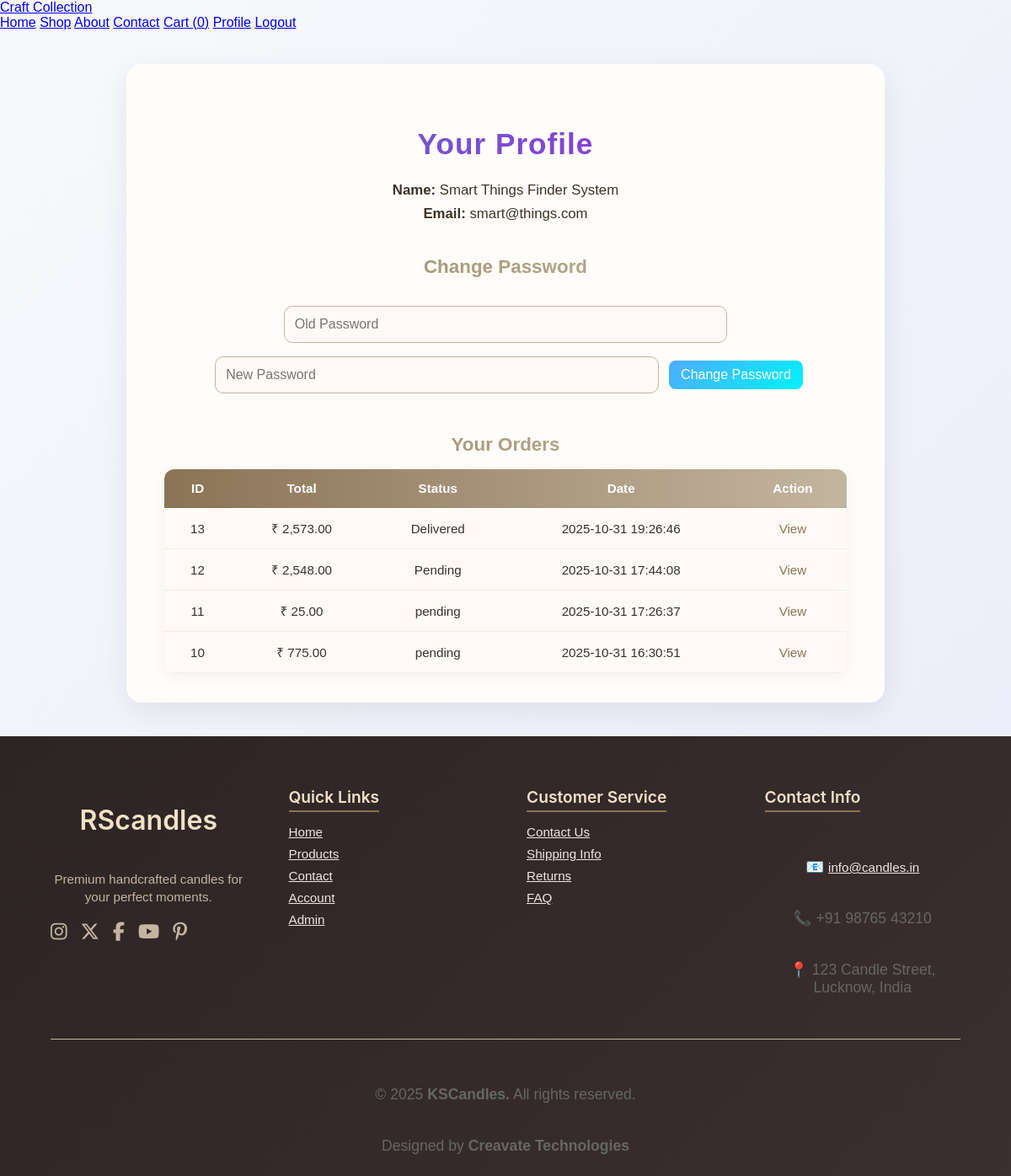
The page /user/profile.php (signed in) on the database its author committed.
### tables this page shows
CREATE TABLE `users` (
  `id` int(11) NOT NULL,
  `name` varchar(100) NOT NULL,
  `email` varchar(100) NOT NULL,
  `password` varchar(255) NOT NULL,
  `address` text DEFAULT NULL,
  `phone` varchar(15) DEFAULT NULL,
  `created_at` timestamp NOT NULL DEFAULT current_timestamp()
);

CREATE TABLE `orders` (
  `id` int(11) NOT NULL,
  `user_id` int(11) DEFAULT NULL,
  `name` varchar(100) DEFAULT NULL,
  `email` varchar(150) DEFAULT NULL,
  `address` text DEFAULT NULL,
  `total` decimal(10,2) DEFAULT NULL,
  `status` varchar(50) DEFAULT 'Pending',
  `payment_status` varchar(50) DEFAULT 'Pending',
  `payment_proof` varchar(255) DEFAULT NULL,
  `utr_number` varchar(50) DEFAULT NULL,
  `payment_method` varchar(50) DEFAULT NULL,
  `created_at` timestamp NOT NULL DEFAULT current_timestamp(),
  `order_date` datetime DEFAULT current_timestamp(),
  `phone` varchar(20) DEFAULT NULL,
  `city` varchar(100) DEFAULT NULL,
  `state` varchar(100) DEFAULT NULL,
  `pincode` varchar(15) DEFAULT NULL,
  `landmark` varchar(255) DEFAULT NULL
);

### user/profile.php (the view, shortened to what this page needs)
<?php
require_once __DIR__ . '/../includes/functions.php';
$uid = $_SESSION['user_id'];
$user = $conn->query("SELECT id,name,email FROM users WHERE id = $uid")->fetch_assoc();
$orders = $conn->prepare("SELECT * FROM orders WHERE user_id = ? ORDER BY order_date DESC");
$orders->bind_param("i", $uid);
$orders->execute();
$ords = $orders->get_result();
?>
<!doctype html>
<html lang="en">
<head>
</head>
<body>
<?php require __DIR__ . '/../includes/header.php'; ?>
<div class="profile-container">
  <h1>Your Profile</h1>
  <div class="user-info">
    <p><strong>Name:</strong> <?= htmlspecialchars($user['name']) ?></p>
    <p><strong>Email:</strong> <?= htmlspecialchars($user['email']) ?></p>
  </div>
  <h2>Change Password</h2>
  <form method="post">
    <input type="password" name="old_password" placeholder="Old Password" required>
    <input type="password" name="new_password" placeholder="New Password" required>
    <button name="change_pass" class="btn">Change Password</button>
  </form>
  <h2>Your Orders</h2>
  <?php if ($ords->num_rows > 0): ?>
  <table>
    <thead>
      <tr><th>ID</th><th>Total</th><th>Status</th><th>Date</th><th>Action</th></tr>
    </thead>
    <tbody>
      <?php while($o = $ords->fetch_assoc()): ?>
      <tr>
        <td data-label="Order ID"><?= $o['id'] ?></td>
        <td data-label="Total">₹ <?= number_format($o['total'],2) ?></td>
        <td data-label="Status"><?= htmlspecialchars($o['status']) ?></td>
        <td data-label="Date"><?= htmlspecialchars($o['order_date']) ?></td>
        <td data-label="Action"><a href="/kscandles/user/order_details.php?id=<?= $o['id'] ?>">View</a></td>
      </tr>
      <?php endwhile; ?>
    </tbody>
  </table>
  <?php else: ?>
    <p style="text-align:center; color:#666;">You haven’t placed any orders yet.</p>
  <?php endif; ?>
</div>
<?php require __DIR__ . '/../includes/footer.php'; ?>
</body>
</html>

### user/profile.php (style rules this page uses)
* { margin: 0; padding: 0; box-sizing: border-box; font-family: "Poppins", sans-serif; }
body { background: linear-gradient(135deg, #f5eee6, #f8f4ef); min-height: 100vh; color: #2d2424; }
h1, h2 { text-align: center; background: linear-gradient(90deg, #978760ff, #c4b5a0); -webkit-background-clip: text; -webkit-text-fill-color: transparent; font-weight: 700; }
h1 { font-size: 2rem; margin-bottom: 1rem; }
h2 { color: #8B7355; font-size: 1.4rem; margin-top: 2.5rem; margin-bottom: 1rem; }
.profile-container { max-width: 900px; margin: 40px auto; background: #fffdf9; padding: 35px 45px; border-radius: 18px; box-shadow: 0 10px 35px rgba(0, 0, 0, 0.08); transition: transform 0.3s ease; }
.user-info { text-align: center; margin-bottom: 20px; }
.user-info p { font-size: 1.05rem; margin: 8px 0; color: #3d3227; }
form { text-align: center; margin: 25px 0 40px; }
input[type="password"] { width: 65%; padding: 12px; margin: 8px; border-radius: 10px; border: 1px solid #c4b5a0; background: #fffaf5; font-size: 1rem; transition: all 0.3s ease; }
.btn { background: linear-gradient(135deg, #8B7355, #837766ff); color: #fff; border: none; border-radius: 10px; padding: 12px 25px; font-size: 1rem; font-weight: 600; cursor: pointer; text-align: center; transition: all 0.3s ease; }
table { width: 100%; border-collapse: collapse; margin-top: 15px; background: #fffaf5; border-radius: 12px; overflow: hidden; box-shadow: 0 4px 20px rgba(0, 0, 0, 0.05); }
thead { background: linear-gradient(90deg, #8b7355, #c4b5a0); color: #fff; }
th, td { padding: 14px 16px; text-align: center; border-bottom: 1px solid rgba(0,0,0,0.05); font-size: 0.95rem; }
td a { color: #8b7355; text-decoration: none; font-weight: 500; }

### includes/header.php (style rules this page uses)
body { font-family: "Poppins", sans-serif; background: linear-gradient(135deg, #f8f9fc, #e8ebf9); color: #333; margin: 0; padding: 0; }
h1 { text-align: center; margin: 40px 0 25px; font-size: 2.2rem; background: linear-gradient(135deg, #5f72bd, #9b23ea); -webkit-background-clip: text; -webkit-text-fill-color: transparent; letter-spacing: 1px; }
p { text-align: center; font-size: 1.1rem; color: #666; margin-top: 40px; }
.btn { display: inline-block; background: linear-gradient(135deg, #4facfe, #00f2fe); color: #fff; padding: 8px 14px; border-radius: 8px; text-decoration: none; font-weight: 500; transition: all 0.3s ease; border: none; }

### rows shown on the page
users: name "Smart Things Finder System", email "smart@things.com"
orders: id "13", total "2,573.00", status "Delivered", order_date "2025-10-31 19:26:46"
orders: id "12", total "2,548.00", status "Pending", order_date "2025-10-31 17:44:08"
orders: id "11", total "25.00", status "pending", order_date "2025-10-31 17:26:37"
orders: id "10", total "775.00", status "pending", order_date "2025-10-31 16:30:51"

### other values the page prints
SITE_NAME "Craft Collection"
array_sum($_SESSION['cart'] ?? []) ?: 0 "0"
